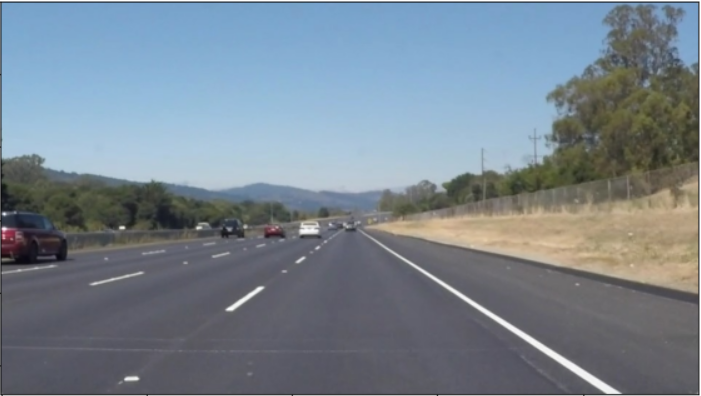
#> input picture Thresholding/original.PNG, 701 x 396 px
$ python gradient_direction_thresh.py   (older library calls are emulated)
#> lines starting #> are read from the running program, lines starting #| are printed output that depends on the picture; after the words box and inside, x2 and y2 are one past the last pixel; in counts of white or black regions, pixels touching at a corner belong together
import cv2
import numpy as np
from math import atan2
import matplotlib.pyplot as plt
img=cv2.imread('original.PNG')
#> img is the input picture: shape (396, 701, 3); mean B, G, R 143, 132.1, 120.1
thresh_range=(0.2,0.9)

gray=cv2.cvtColor(img,cv2.COLOR_BGR2GRAY)
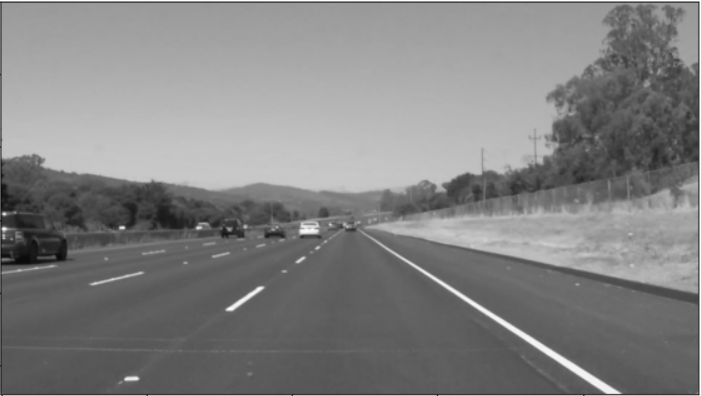
#> gray: shape (396, 701); min 10, max 255, mean 129.8
sobelx=cv2.Sobel(gray,cv2.CV_64F,1,0)
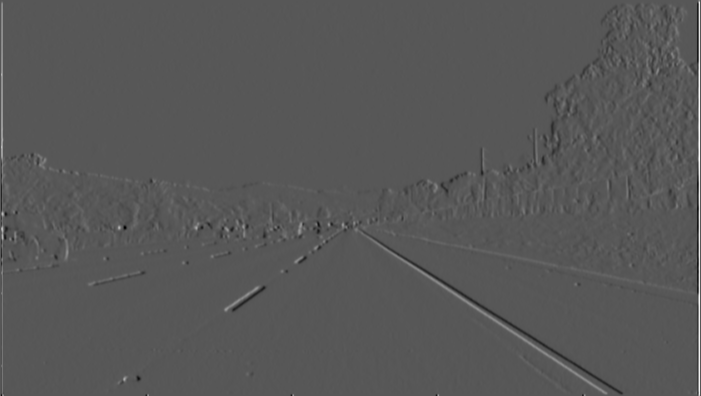
#> sobelx: shape (396, 701) float64; min -425, max 814, mean 1.4; drawn with min black and max white
sobely=cv2.Sobel(gray,cv2.CV_64F,0,1)
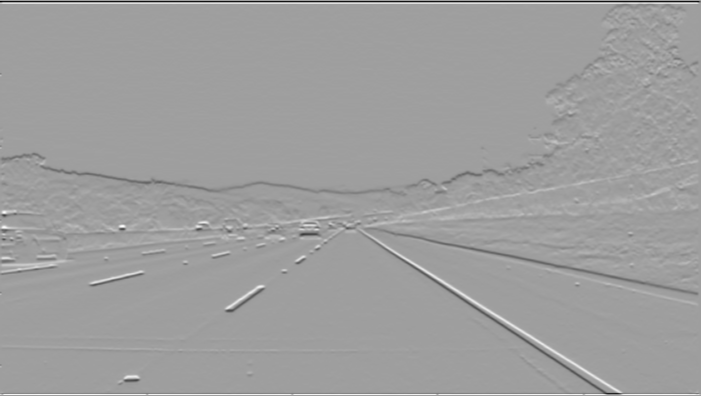
#> sobely: shape (396, 701) float64; min -848, max 514, mean -1.5; drawn with min black and max white
abs_sobelx=np.absolute(sobelx)
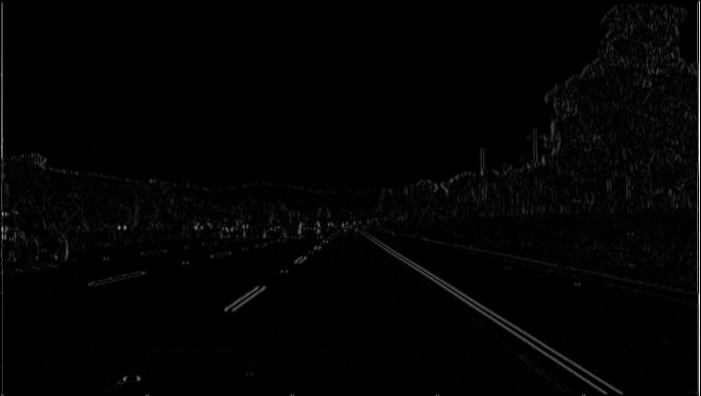
#> abs_sobelx: shape (396, 701) float64; min 0, max 814, mean 11.2; drawn with min black and max white
abs_sobely=np.absolute(sobely)
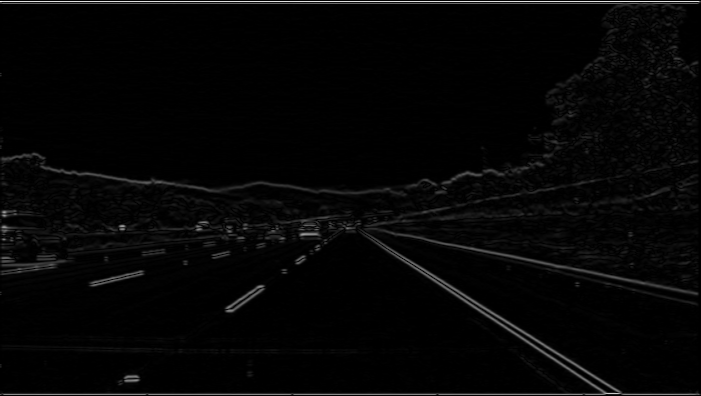
#> abs_sobely: shape (396, 701) float64; min 0, max 848, mean 19.8; drawn with min black and max white
dir=np.arctan2(abs_sobely,abs_sobelx)
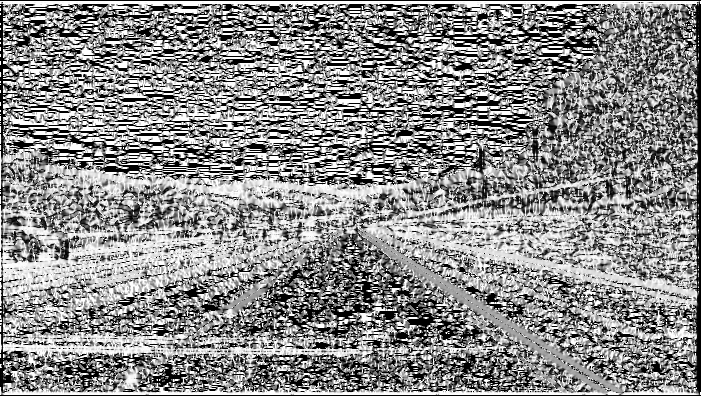
#> dir: shape (396, 701) float64; min 0, max 1.57, mean 0.859; drawn with min black and max white
dir_norm=dir/np.max(dir)
print(dir[:10])
#> (printed output is left out)
dir_thresh=(1.5,3)
binary_op=np.zeros_like(gray)
binary_op[(dir>dir_thresh[0]) & (dir<dir_thresh[1])]=255
cv2.imshow('dir',binary_op)
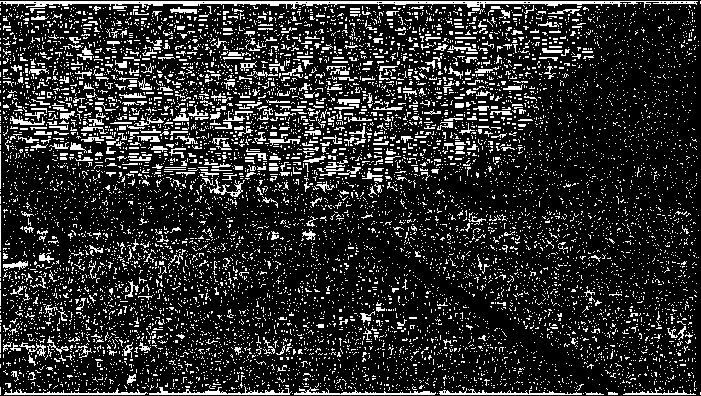
#> window 'dir': shape (396, 701); 17.2% white in thin lines or dots
cv2.waitKey()

$ run again, with Thresholding/signs_vehicles_xygrad.jpg saved as Thresholding/original.PNG
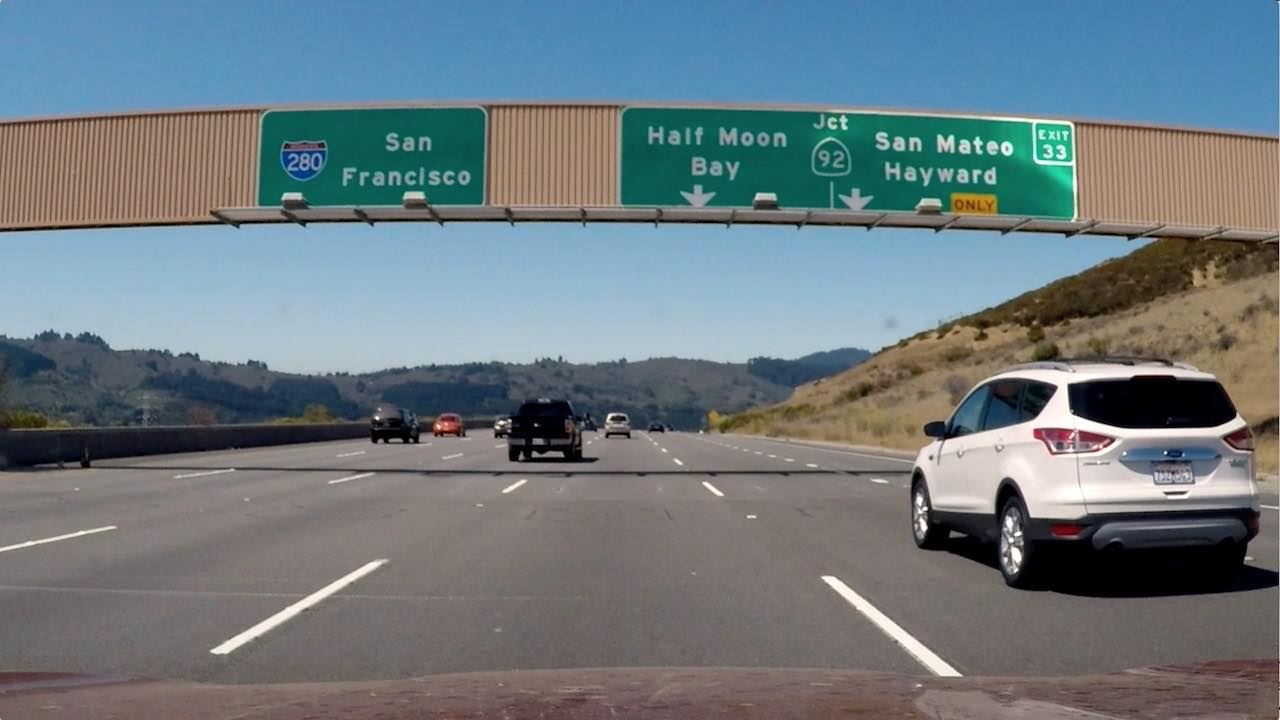
#> input picture Thresholding/signs_vehicles_xygrad.jpg, 1280 x 720 px
#> img is the input picture: shape (720, 1280, 3); mean B, G, R 127.4, 121.6, 109.2
#> `dir=np.arctan2(abs_sobely,abs_sobelx)`:
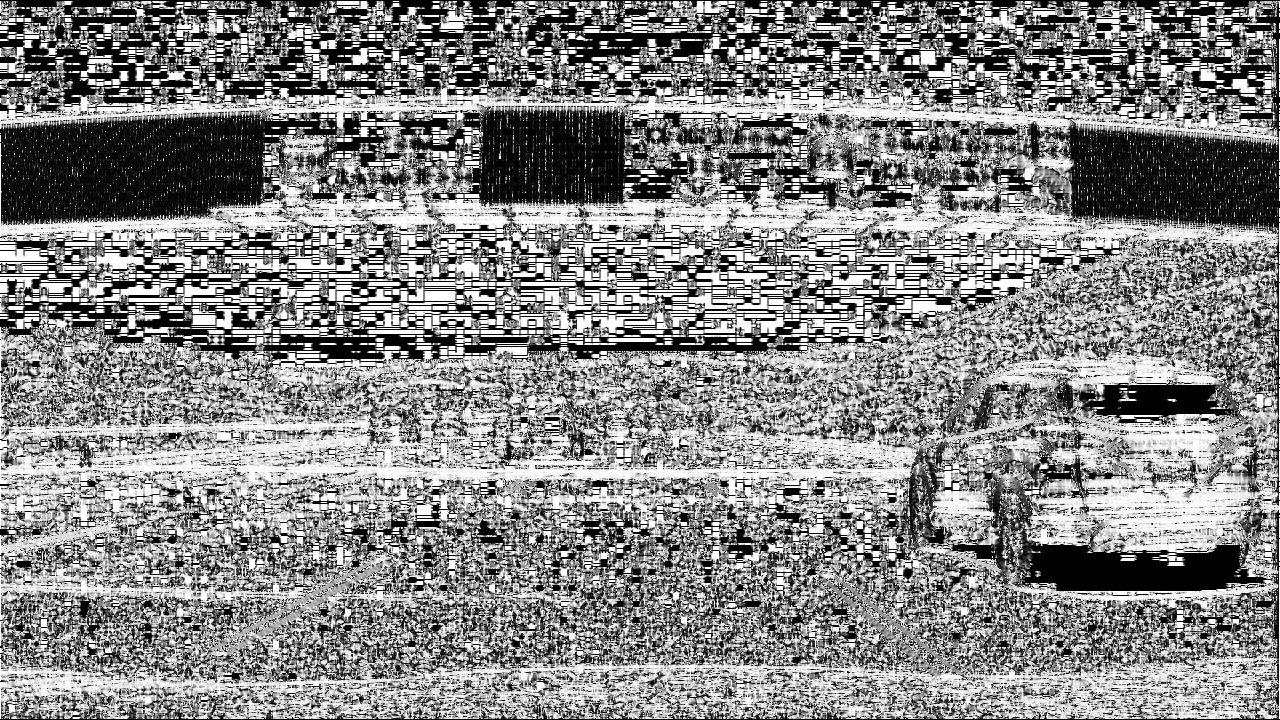
#> dir: shape (720, 1280) float64; min 0, max 1.57, mean 0.829; drawn with min black and max white
#> (printed output is left out)
#> `cv2.imshow('dir',binary_op)`:
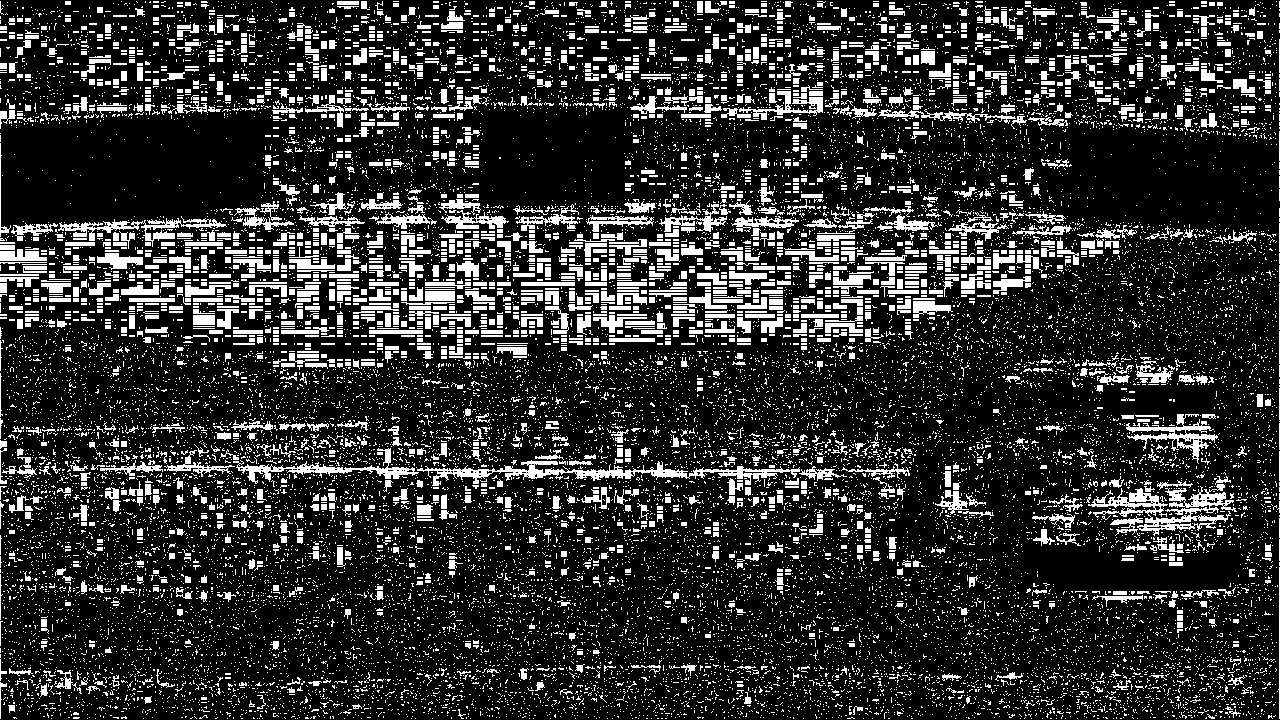
#> window 'dir': shape (720, 1280); 18.3% white; 23242 white regions (21339 under 20 px), largest, box (x1, y1, x2, y2) and area: (417, 460, 800, 486) 2667, (1088, 484, 1237, 536) 2587, (233, 448, 419, 484) 1291
